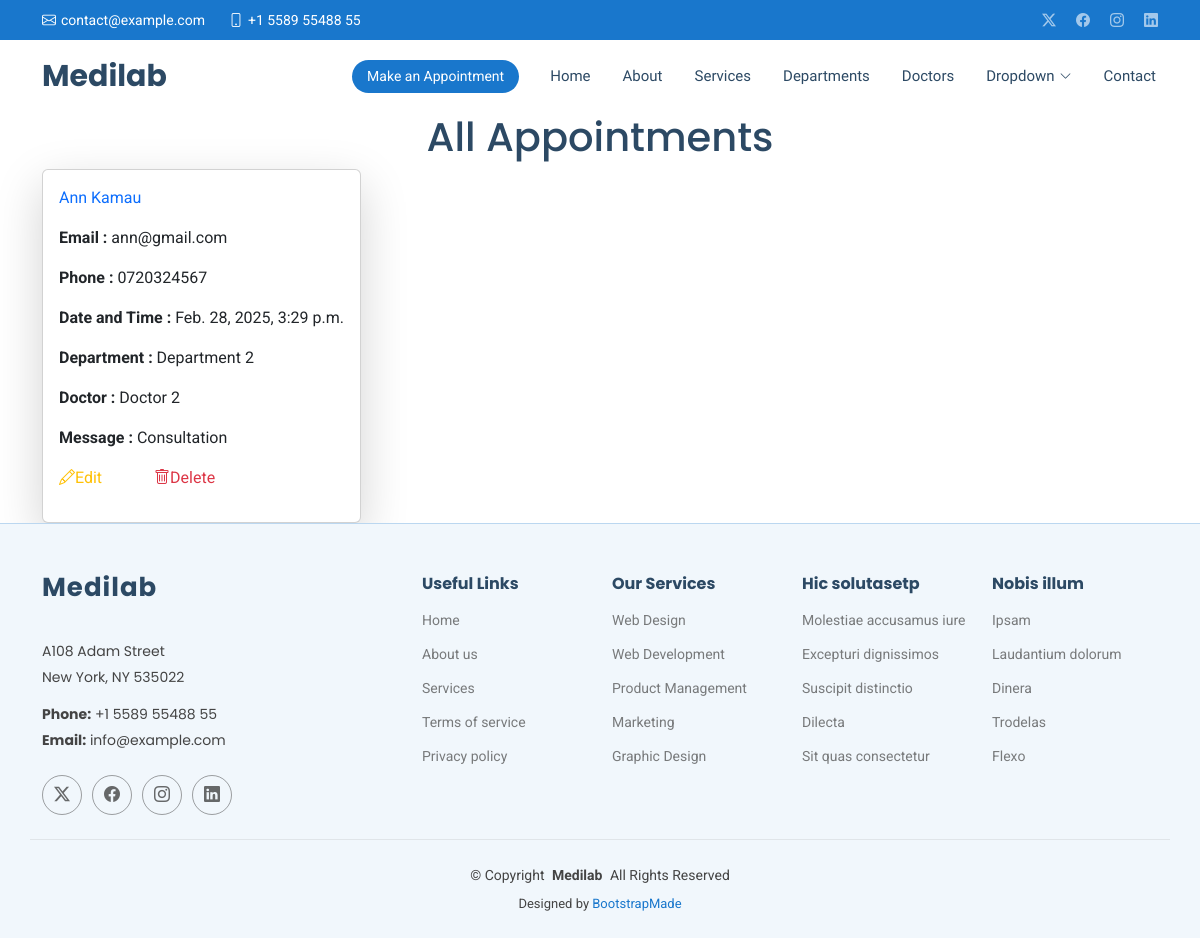
/show/, run on an earlier commit of the app's database.
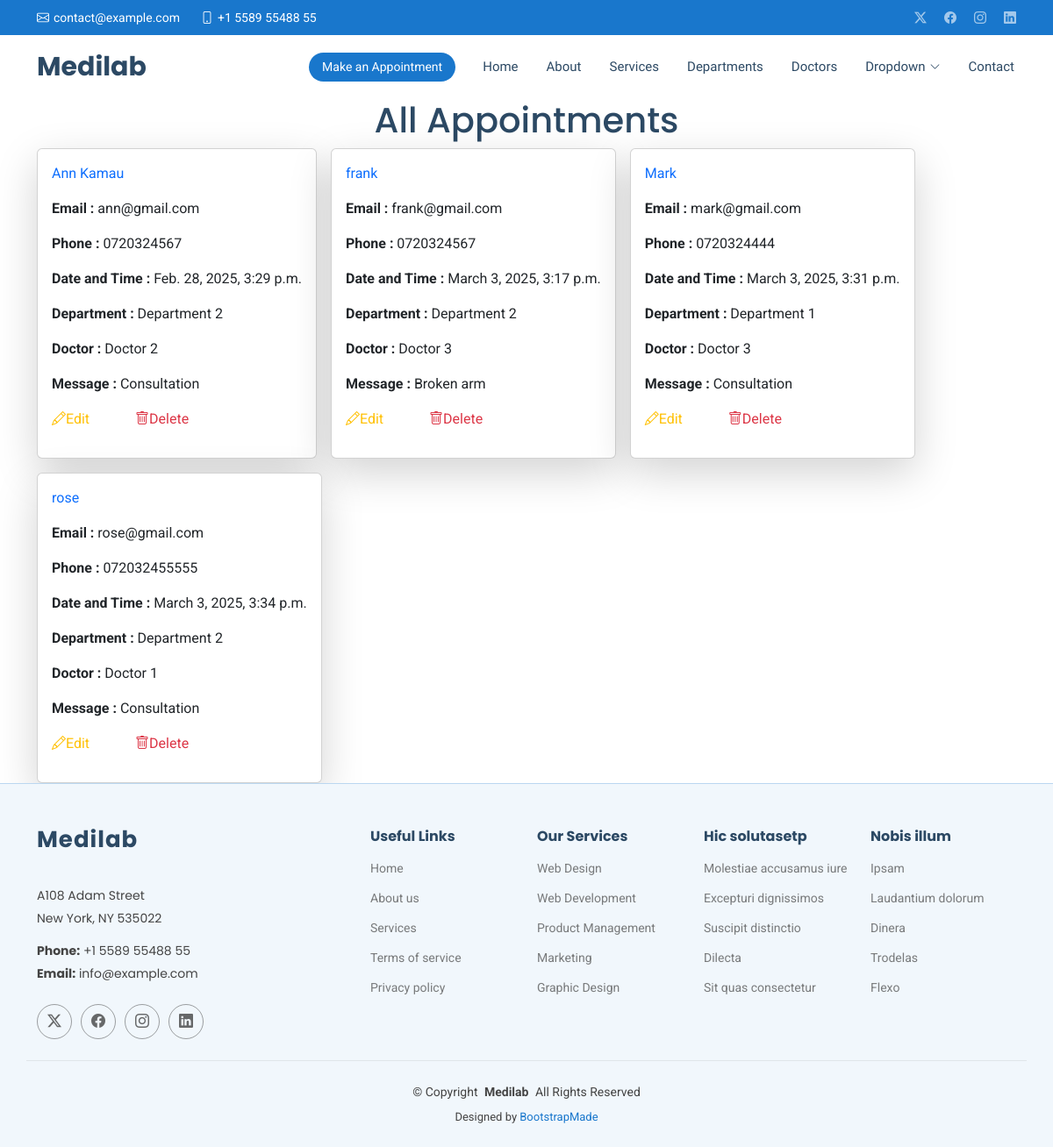
And on a later commit of the database.
### Hospitalapp/models.py (models this page shows, shortened)
class Appointment(models.Model):
    name = models.CharField(max_length=50)
    email = models.EmailField()
    phone = models.CharField(max_length=15)
    date = models.DateTimeField()
    department = models.CharField(max_length=50)
    doctor = models.CharField(max_length=50)
    message = models.TextField()

### Hospitalapp/views.py (the view)
# urls.py: path('show/', views.show, name='show'),
def show(request):
    all = Appointment.objects.all()
    return  render(request,'show.html',{'all':all})

### Templates/show.html (shortened to what this page needs)
{% extends 'starter-page.html' %}
{% load static %}
{% block content %}
    <h1 class="text-center">All Appointments</h1>
   <div class="d-flex flex-wrap gap-3 container">
    {% for x in all%}
        <div class="card w-30 shadow-lg p-3 ">
        <p class="text-primary">{{ x.name }}</p>
        <p><b>Email :</b> {{ x.email }}</p>
        <p><b>Phone :</b> {{ x.phone }}</p>
        <p><b>Date and Time :</b> {{ x.date }}</p>
        <p><b>Department :</b> {{ x.department }}</p>
        <p><b>Doctor :</b> {{ x.doctor }}</p>
        <p><b>Message :</b> {{ x.message }}</p>
        <p>
            <a href="{% url 'edit' x.id%}" class="text-warning me-5">
                <i class="bi bi-pencil"></i>Edit
            </a>
            <a href="/delete/{{ x.id }}" class="text-danger">
                <i class="bi bi-trash"></i>Delete
            </a>
        </p>
        </div>
    {% endfor %}
   </div>
{% endblock %}

What changed in the data, as far as the page shows it:
added Appointment: name "frank", email "frank@gmail.com", phone "0720324567", date "March 3, 2025, 3:17 p.m.", department "Department 2", doctor "Doctor 3", message "Broken arm"
added Appointment: name "Mark", email "mark@gmail.com", phone "0720324444", date "March 3, 2025, 3:31 p.m.", department "Department 1", doctor "Doctor 3", message "Consultation"
added Appointment: name "rose", email "rose@gmail.com", phone "072032455555", date "March 3, 2025, 3:34 p.m.", department "Department 2", doctor "Doctor 1", message "Consultation"
